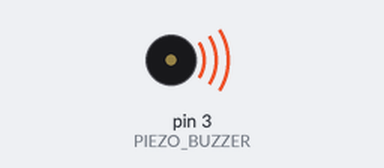
Simulated run of this sketch. Board: Arduino Uno, built with avr-gcc and run on an emulated ATmega328P. Parts: buzzer (waves = sounding).

Above: at 2.0 s.
At 5.25 s:
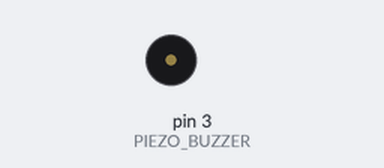
Timing chart, 0 to 5.5 s (numbered marks = the images above):
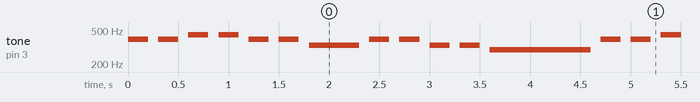

The sketch:

2_3_3.ino
```cpp
#define PIEZO_BUZZER  3

int freq[] = {392,392,440,440,392,392,330,  \
              392,392,330,330,294,          \
              392,392,440,440,392,392,330,  \
              392,330,294,330,262};

int dTime[] = {200,200,200,200,200,200,500, \
              200,200,200,200,1000,        \
              200,200,200,200,200,200,500, \
              200,200,200,200,1000};

void setup() {
}

void loop() {
  for(int i=0;i<sizeof(freq)/sizeof(int);i++)
  {
    tone(PIEZO_BUZZER, freq[i]); delay(dTime[i]);
    noTone(PIEZO_BUZZER); delay(100);
  }
}
//2_3_3.ino
```

Measured:
- by itself, tone on pin 3 (PIEZO_BUZZER): plays 392 Hz for 0.20 s, 392 Hz for 0.20 s, 440 Hz for 0.20 s, 440 Hz for 0.20 s, 392 Hz for 0.20 s, 392 Hz for 0.20 s … (334 notes in this stretch)
